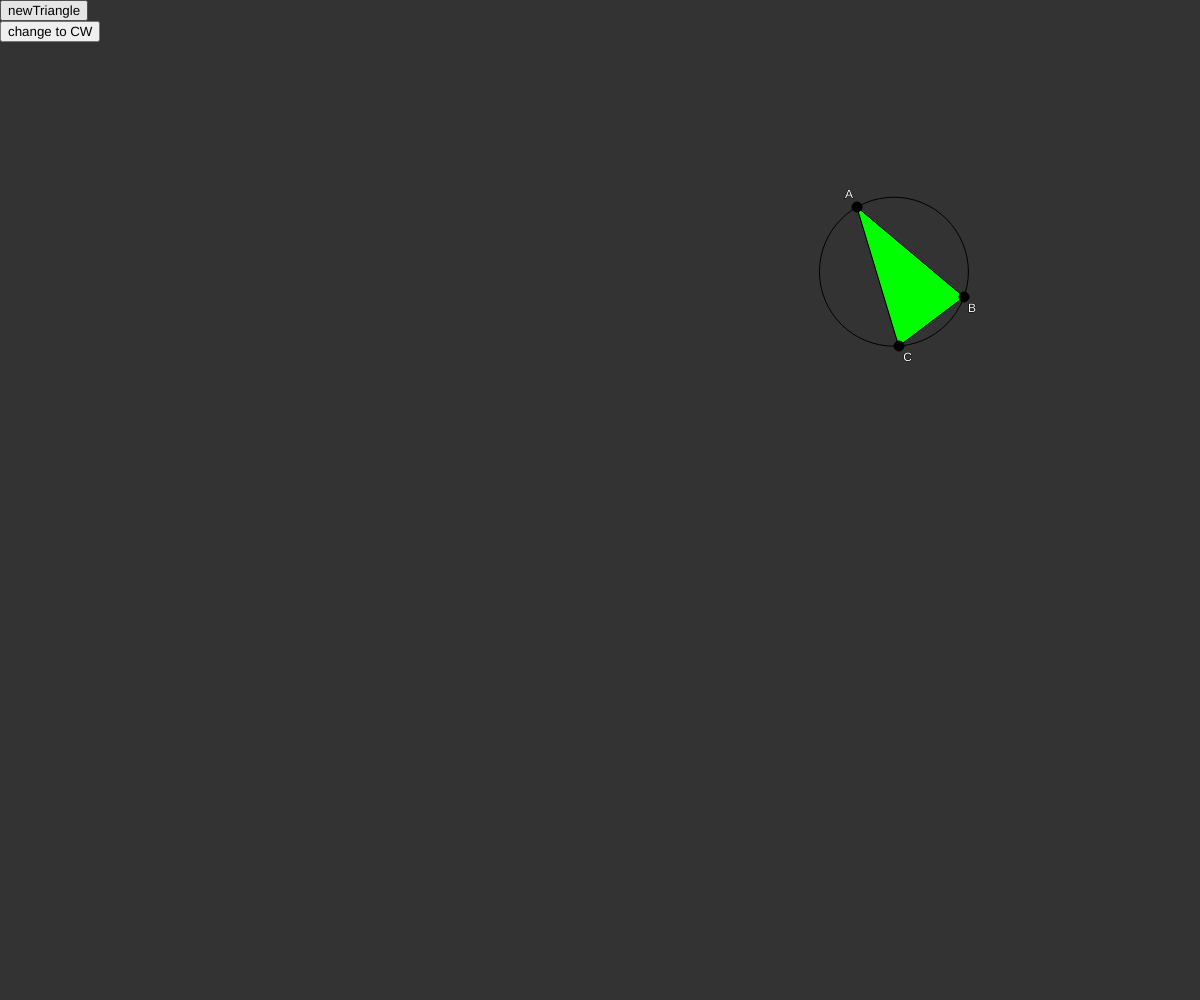
Frame 1 (no input)
Frame 60 (no input): identical to frame 1, image omitted
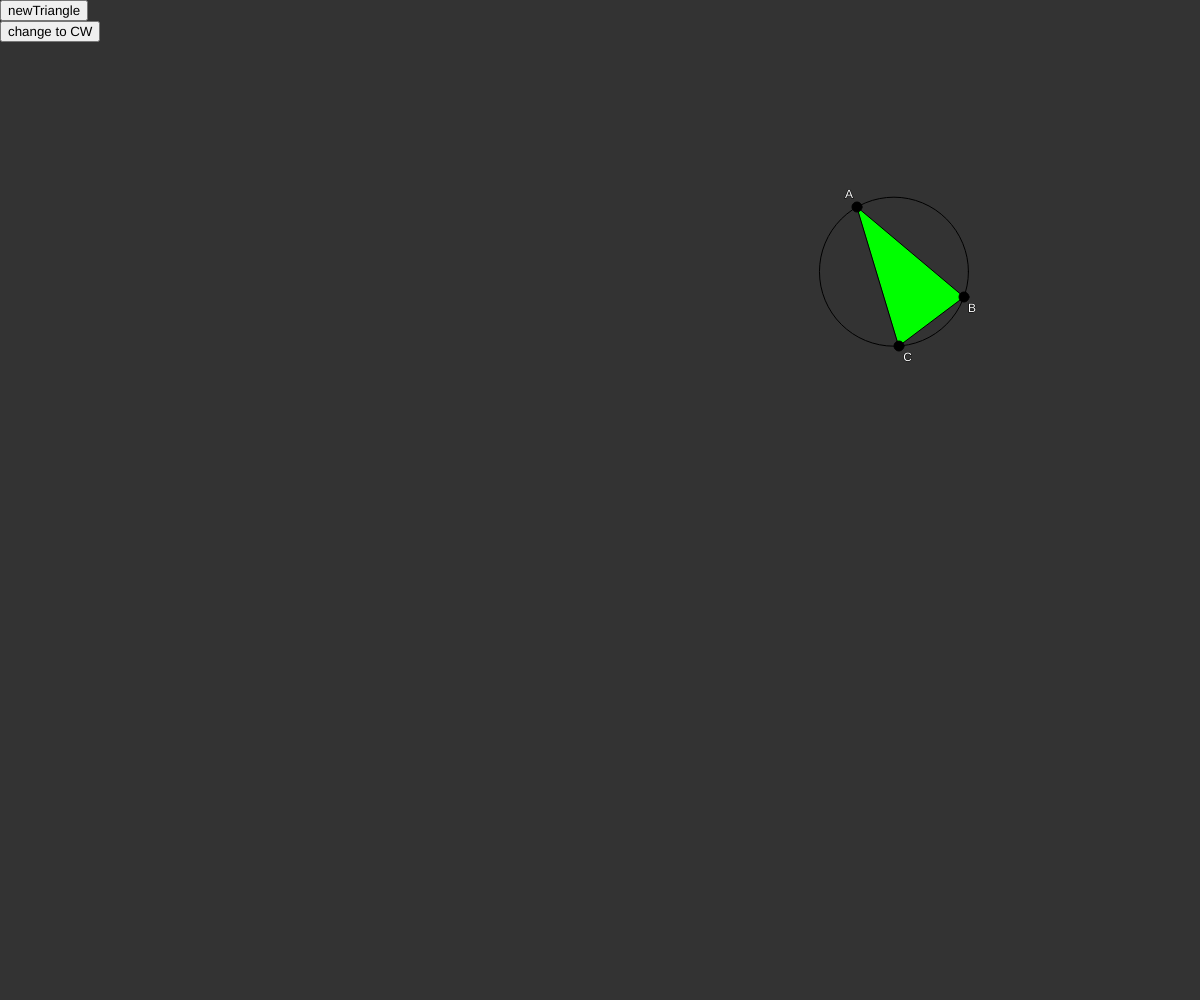
Frame 120 (the mouse pressed at the canvas centre since frame 60)

The p5.js sketch that drew these frames (run headless with seeded random() and noise() and a simulated clock; from frame 60 on, the mouse is pressed at the canvas centre):

// p5.js sketch
// ── sketch.js
let a, b, c, center, radius, ccwMode;

function setup() {
	createCanvas(windowWidth, windowHeight);
	let button = createButton ("newTriangle");
	button.mousePressed(randomPoints);
	ccwMode = true;
	let orientation = createButton("change to CW");
	orientation.mousePressed(
		function () {
			if (ccwMode) orientation.html("change to CCW");
			else orientation.html("change to CW");
			ccwMode = !ccwMode;
			[b, c] = [c, b];
		}
	);
	button.position (0, 0);
	orientation.position (0, button.y + button.height);
	randomPoints();
}

function draw() {
	background(51);
	stroke(0);
	noFill();
	ellipse(...center, 2*radius);
	let v = inCircle(...a, ...b, ...c, mouseX, mouseY)
	if (v > 0) fill(255,0,0);
	else if (v < 0) fill(0,255,0);
	else fill(0,0,255);
	triangle(...a, ...b, ...c);

	dispPoint(a, "A");
	dispPoint(b, "B");
	dispPoint(c, "C");
}

function windowResized() {
	resizeCanvas(windowWidth, windowHeight);
	randomPoints();
}

/*
return:
	0 if a, b and c are alined,
	> 0 if ccw
	< 0 if cw
*/

function ccw (ax, ay, bx, by, cx, cy) {
	return (bx - ax)*(cy - ay)-(cx - ax)*(by - ay);
}


/*
       |   0 if d is on      |
return | > 0 if d is inside  | the circumcircle of a, b, c
       | < 0 if d is outside |

*/
function inCircle (ax, ay, bx, by, cx, cy, dx, dy) {
	let ax_ = ax-dx;
	let ay_ = ay-dy;
	let bx_ = bx-dx;
	let by_ = by-dy;
	let cx_ = cx-dx;
	let cy_ = cy-dy;

	/*
		ax_, ay_, ax_² + ay_²
		bx_, by_, bx_² + by_²
		cx_, cy_, cx_² + cy_²
	*/
	return (
		(ax_*ax_ + ay_*ay_) * (bx_*cy_-cx_*by_) -
		(bx_*bx_ + by_*by_) * (ax_*cy_-cx_*ay_) +
		(cx_*cx_ + cy_*cy_) * (ax_*by_-bx_*ay_)
	);
}

function randomPoints () {
	a = [floor(random(0, width)), floor(random(0, height))];
	b = [floor(random(0, width)), floor(random(0, height))];
	c = [floor(random(0, width)), floor(random(0, height))];
	let sign = ccw(...a, ...b, ...c);
	if ((sign < 0 && ccwMode) || (sign > 0 && !ccwMode)) [b, c] = [c, b];
	[radius, ...center] = circumscribed(...a, ...b, ...c);
}

function dispPoint([x, y], name) {
	let [mx, my] = center;
	let h = textSize();
	let w = textWidth(name);
	fill(0);
	ellipse(x, y, 10);
	if (x - mx > 0) x += w;
	else x -= w;

	if (y - my > 0) y += h;
	else y -= h;
	textAlign(CENTER, CENTER);
	fill(255);
	text(name, x, y);
}

function circumscribed (ax, ay, bx, by, cx, cy) {

	// compute the center coordinates
	let D = 2 * (ax*(by-cy) + bx*(cy-ay) + cx*(ay-by));
	let ad = ax*ax + ay*ay;
	let bd = bx*bx + by*by;
	let cd = cx*cx + cy*cy;
	let x = (ad*(by-cy) + bd*(cy-ay) + cd*(ay-by))/D;
	let y =-(ad*(bx-cx) + bd*(cx-ax) + cd*(ax-bx))/D;

	// compute the radius
	let dx = x - ax;
	let dy = y - ay;
	let r = Math.sqrt(dx*dx + dy*dy);

	return [r, x, y];
}

// ── style.css
body {
	padding: 0;
	margin: 0;
}
canvas {
	position: fixed;
	top: 0;
	left: 0;
}
